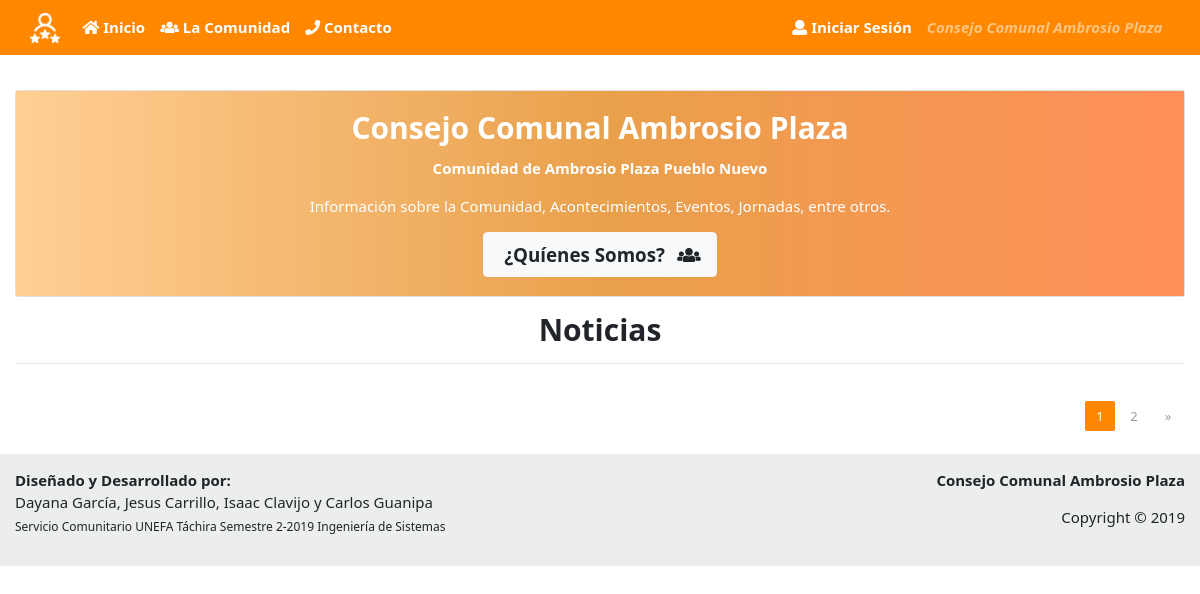
Before: / with the older database file.
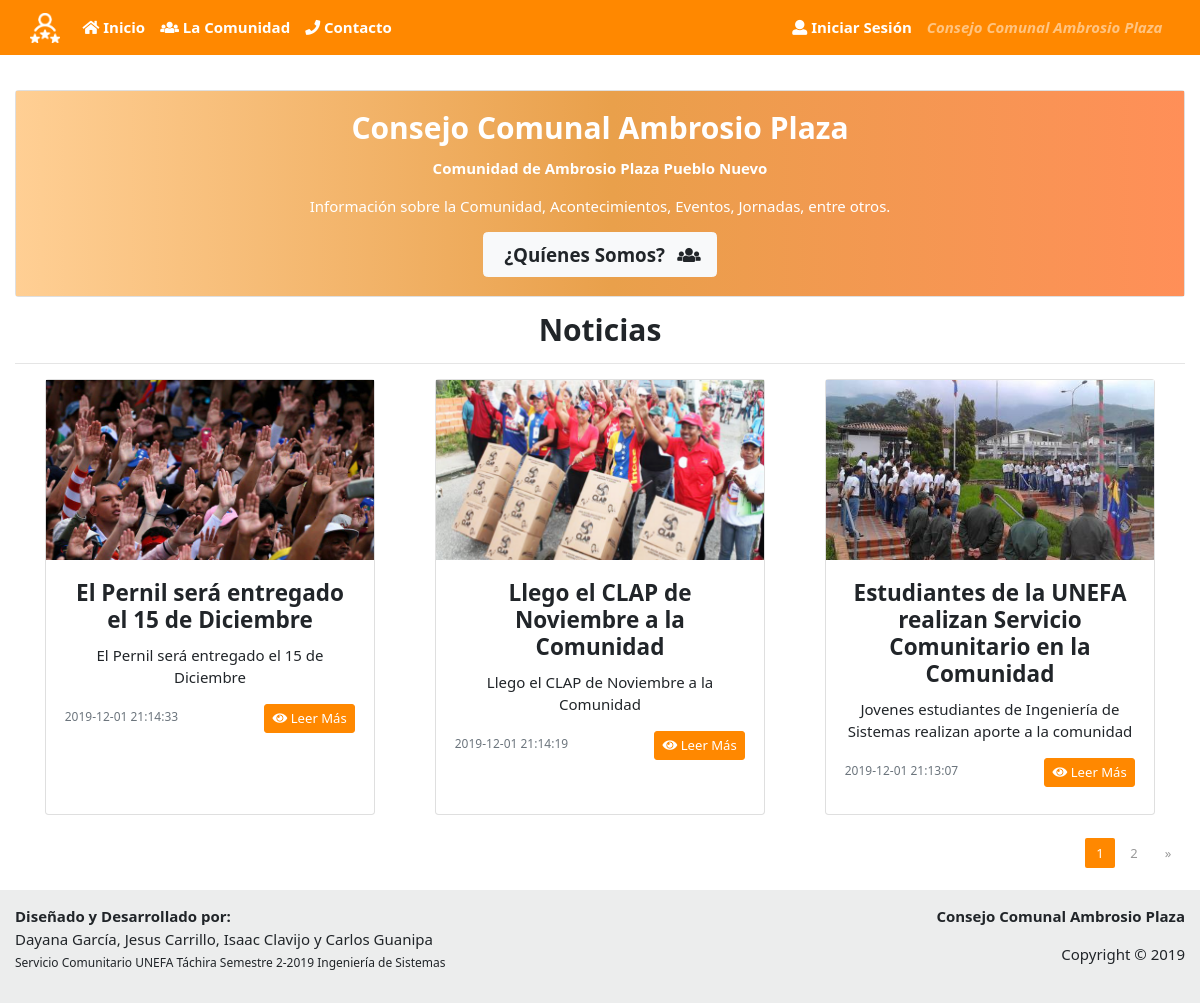
After: the same page with the newer database file.
### tables this page shows
CREATE TABLE `tab_not` (
  `ident_not` int(11) NOT NULL,
  `titul_not` varchar(100) DEFAULT NULL,
  `desco_not` varchar(100) DEFAULT NULL,
  `descr_not` varchar(2000) DEFAULT NULL,
  `image_not` varchar(250) DEFAULT NULL,
  `fecpu_not` datetime DEFAULT CURRENT_TIMESTAMP,
  `statu_not` varchar(45) DEFAULT NULL
);

### index.php (the view, shortened to what this page needs)
<!DOCTYPE html>
<html lang="es">
<head>
  <link rel="stylesheet" type="text/css" href="css/estilos.css">
  <link rel="stylesheet" type="text/css" href="css/estilos_admin.css">
  <link rel="stylesheet" type="text/css" href="css/estilos_crud.css">
  <link href="libs/startbootstrap-simple-sidebar-gh-pages/css/simple-sidebar.css" rel="stylesheet">
  <link href="libs/startbootstrap-simple-sidebar-gh-pages/vendor/bootstrap/css/bootstrap.min.css" rel="stylesheet">
  <link rel="stylesheet" href="libs/bootstrap-4.1.3-dist/css/bootstrap.min.css"/>
  <link href="libs/bootstrap-ecommerce-uikit/ui-ecommerce/css/bootstrap.css" rel="stylesheet" type="text/css"/>
  <link href="libs/bootstrap-ecommerce-uikit/ui-ecommerce/fonts/fontawesome/css/fontawesome-all.min.css" type="text/css" rel="stylesheet">
  <link href="libs/bootstrap-ecommerce-uikit/ui-ecommerce/plugins/owlcarousel/assets/owl.carousel.min.css" rel="stylesheet">
  <link href="libs/bootstrap-ecommerce-uikit/ui-ecommerce/plugins/owlcarousel/assets/owl.theme.default.css" rel="stylesheet">
  <link href="libs/bootstrap-ecommerce-uikit/ui-ecommerce/css/ui.css" rel="stylesheet" type="text/css"/>
  <link href="libs/bootstrap-ecommerce-uikit/ui-ecommerce/css/responsive.css" rel="stylesheet" media="only screen and (max-width: 1200px)"/>
</head>
<body>
  <header>
    <nav class="navbar fixed-top navbar-expand-lg bg-primary navbar-dark scrolling-navbar">
      <div class="container">
        <a class="navbar-brand" href="index.php">
          <img src="imagen/logo-cc.png" height="30" alt="Logo CC">
        </a>
        <div class="collapse navbar-collapse" id="navbarSupportedContent">
          <ul class="navbar-nav mr-auto">
            <li class="nav-item active">
              <a class="nav-link" href="#"><i class="fa fa-home"></i> <b>Inicio</b>
              </a>
            </li>
            <li class="nav-item active">
              <a class="nav-link" href="#"><i class="fa fa-users"></i> <b>La Comunidad</b></a>
            </li>
            <li class="nav-item active">
              <a class="nav-link" href="#"
                target="_blank"><i class="fa fa-phone"></i> <b>Contacto</b></a>
            </li>
          </ul>
          <?php  if (!isset($_SESSION['active'])) : ?>
          <ul class="navbar-nav nav-flex-icons">
            <li class="nav-item active">
              <a class="nav-link" href="paginas/usuario_inicio.php"><i class="fa fa-user"></i> <b>Iniciar Sesión</b></a>
            </li>
            <li class="nav-item">
              <a class="nav-link" href="index.php" style="font-style: italic; font-weight: bold;"> Consejo Comunal Ambrosio Plaza </a>
            </li>
          </ul>
          <?php endif ?>
        </div>
      </div>
    </nav>
  </header>
  <main class="mt-5 pt-5">
    <div class="container justify-content-center">
      <div class="card" align="center">
        <div class="card-body index-background">
          <h2 class="card-title text-white"><b>Consejo Comunal Ambrosio Plaza</b></h2>
          <p class="card-text text-white"><b>Comunidad de Ambrosio Plaza Pueblo Nuevo</b></p>
          <p class="text-white">Información sobre la Comunidad, Acontecimientos, Eventos, Jornadas, entre otros.</p>
          <a href="#" class="btn btn-light btn-lg"> <b>¿Quíenes Somos? </b><i class="fas fa-users ml-2"></i></a>
        </div>
      </div>
      <p class="">
      <h2 align="center"><b>Noticias</b></h2>
      <hr class="my-3">
      <?php
        include("paginas/conexion.php");
         $perpage = 3;
          if(isset($_GET['page']) & !empty($_GET['page'])){
            $curpage = $_GET['page'];
          }else{
            $curpage = 1;
          }
          $start = ($curpage * $perpage) - $perpage;
          $PageSql = "SELECT * FROM tab_not WHERE statu_not = 1 ORDER BY ident_not DESC";
          $pageres = mysqli_query($conexion, $PageSql);
          $totalres = mysqli_num_rows($pageres);
          $endpage = ceil($totalres/$perpage);
          $nextpage = $curpage + 1;
          $ReadSql = "SELECT * FROM tab_not WHERE statu_not = 1 ORDER BY ident_not DESC LIMIT $start, $perpage";
          $res = mysqli_query($conexion, $ReadSql);
      ?>
      <div class="container text-center">
        <div class="card-deck">
          <?php
              while($row = mysqli_fetch_assoc($res)){
                if ($row['image_not'] != 'default.jpg')
                {
                  $foto = 'imagen/uploads/'.$row['image_not'];
                }else{
                  $foto = 'imagen/uploads/'.$row['image_not'];
                }
            ?>
          <div class="col-lg-4">
            <div class="card h-100">
              <img  class="card-img-fluid image-size-index" src="<?php echo $foto; ?>" alt="Foto de la Noticia">
              <div class="card-body">
                <h4 class="card-title"><b><?php echo $row['titul_not'] ?></b></h4>
                <p class="card-text"><?php echo $row['desco_not'] ?></p>
                <p class="card-text float-left"><small class="text-muted"><?php echo $row['fecpu_not'] ?></small></p>
                <a href="paginas/noticia_detalle.php?id=<?php echo $row['ident_not']; ?>" class="btn btn-sm btn-primary float-right"><i class="fa fa-eye"></i> Leer Más</a>
              </div>
            </div>
          </div>
          <?php
              }
            ?>
        </div>
      </div>
      <br>
      <nav aria-label="Page navigation">
        <ul class="pagination float-right">
          <li class="page-item active"><a class="page-link" href="?page=<?php echo $curpage ?>"><?php echo $curpage ?></a></li>
          <?php if($curpage != $endpage){ ?>
          <li class="page-item"><a class="page-link" href="?page=<?php echo $nextpage ?>"><?php echo $nextpage ?></a></li>
          <li class="page-item">
            <a class="page-link" href="?page=<?php echo $endpage ?>" aria-label="Next">
              <span aria-hidden="true">&raquo;</span>
            </a>
          </li>
          <?php } ?>
        </ul>
      </nav>
      <br>
    </div>
  </main>
  <br>
  <footer class="sticky-footer section-footer bg2 mt-2">
    <div class="container my-auto">
      <section class="footer-bottom row">
        <div class="col-sm-6">
          <p><b>Diseñado y Desarrollado por: </b><br>Dayana García, Jesus Carrillo, Isaac Clavijo y Carlos Guanipa<br>
          <small>Servicio Comunitario UNEFA Táchira Semestre 2-2019 Ingeniería de Sistemas</small></p>
        </div>
        <div class="col-sm-6">
          <p class="text-sm-right"><b>Consejo Comunal Ambrosio Plaza</b></p>
          <p class="text-sm-right">Copyright &copy 2019<br>
          </p>
        </div>
      </section>
  </footer>
</body>
</html>

### css/estilos.css (style rules this page uses)
.index-background { background: rgb(255,207,148); background: linear-gradient(90deg, rgba(255,207,148,1) 0%, rgba(233,160,75,1) 51%, rgba(255,143,88,1) 100%); }
.image-size-index { width: 100%; height: 15vw; object-fit: cover; }

### css/estilos_crud.css (style rules this page uses)
body { color: #566787; background: #f5f5f5; font-family: 'Varela Round', sans-serif; font-size: 13px; }
.pagination { float: right; margin: 0 0 5px; }
.pagination li a { border: none; font-size: 13px; min-width: 30px; min-height: 30px; color: #999; margin: 0 2px; line-height: 30px; border-radius: 2px !important; text-align: center; padding: 0 6px; }
.pagination li.active a, .pagination li.active a.page-link { background: #FF8800; }

Changed rows visible on the page:
added tab_not: image_not (placeholder picture), titul_not "El Pernil será entregado el 15 de Diciembre", desco_not "El Pernil será entregado el 15 de Diciembre", fecpu_not "2019-12-01 21:14:33"
added tab_not: image_not (picture), titul_not "Llego el CLAP de Noviembre a la Comunidad", desco_not "Llego el CLAP de Noviembre a la Comunidad", fecpu_not "2019-12-01 21:14:19"
added tab_not: image_not (picture), titul_not "Estudiantes de la UNEFA realizan Servicio Comunitario en la Comunidad", desco_not "Jovenes estudiantes de Ingeniería de Sistemas realizan aporte a la comunidad", fecpu_not "2019-12-01 21:13:07"
